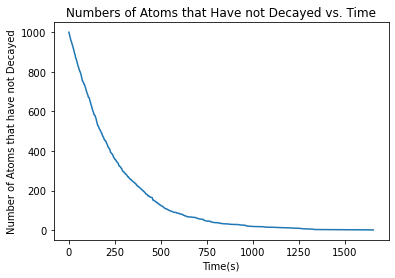

The Python source for this figure:
#10.4
from random import random
import numpy as np
import matplotlib.pyplot as plt

tau = 3.053*60
u = np.log(2)/tau

z = np.random.uniform(size=1000)
decay_times = -1/u * (np.log(1-z))
sorted_decay_times = np.sort(decay_times)


notdecayed = np.arange(1000, 0, -1)


plt.plot(sorted_decay_times, notdecayed)
plt.xlabel("Time(s)")
plt.ylabel("Number of Atoms that have not Decayed")
plt.title("Numbers of Atoms that Have not Decayed vs. Time")
plt.show()
